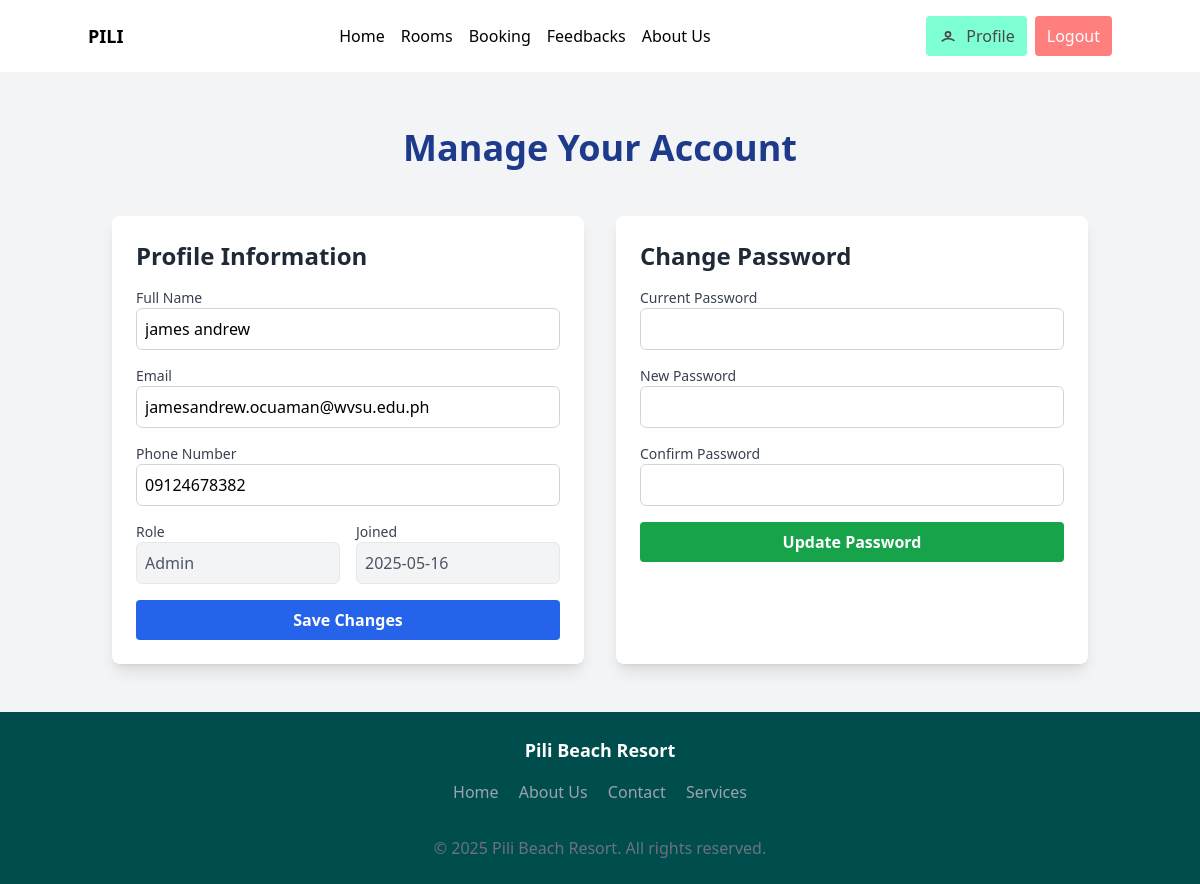
The app's page /PHP/profile/profile.php (signed in) with its own data.
### tables this page shows
CREATE TABLE `users` (
  `user_id` int(10) NOT NULL,
  `user_name` varchar(255) NOT NULL,
  `user_email` varchar(255) NOT NULL,
  `user_password` varchar(255) NOT NULL,
  `user_role` enum('Guest','Admin') NOT NULL DEFAULT 'Guest',
  `user_phone` varchar(255) NOT NULL,
  `user_date_created` date NOT NULL DEFAULT curdate()
);

### PHP/profile/profile.php (the view, shortened to what this page needs)
<?php
require_once '../db.php';
include('../elements/navbar.php');
$user_id = $_SESSION['user_id'];
$stmt = $conn->prepare("SELECT * FROM users WHERE user_id = ?");
$stmt->execute([$user_id]);
$user = $stmt->fetch(PDO::FETCH_ASSOC);
?>
<!DOCTYPE html>
<html lang="en">
<head>
  <script src="https://cdn.tailwindcss.com"></script>
</head>
<body class="bg-gray-100 pt-20 min-h-screen">
  <div class="max-w-5xl mx-auto py-12 px-6">
    <h1 class="text-4xl font-bold text-center text-blue-900 mb-12">Manage Your Account</h1>
    <div class="grid md:grid-cols-2 gap-8">
      <div class="bg-white rounded-lg shadow-lg p-6">
        <h2 class="text-2xl font-semibold text-gray-800 mb-4">Profile Information</h2>
        <form action="./back/update-profile.php" method="POST" class="space-y-4">
          <div>
            <label class="block text-sm font-medium text-gray-700">Full Name</label>
            <input type="text" name="user_name" value="<?= htmlspecialchars($user['user_name']); ?>" required
              class="w-full p-2 border border-gray-300 rounded-md focus:ring-blue-500">
          </div>
          <div>
            <label class="block text-sm font-medium text-gray-700">Email</label>
            <input type="email" name="user_email" value="<?= htmlspecialchars($user['user_email']); ?>" required
              class="w-full p-2 border border-gray-300 rounded-md focus:ring-blue-500">
          </div>
          <div>
            <label class="block text-sm font-medium text-gray-700">Phone Number</label>
            <input type="text" name="user_phone" value="<?= htmlspecialchars($user['user_phone']); ?>" required
              class="w-full p-2 border border-gray-300 rounded-md focus:ring-blue-500">
          </div>
          <div class="grid grid-cols-2 gap-4">
            <div>
              <label class="block text-sm font-medium text-gray-700">Role</label>
              <input type="text" value="<?= $user['user_role']; ?>" disabled
                class="w-full p-2 bg-gray-100 border border-gray-200 rounded-md text-gray-600">
            </div>
            <div>
              <label class="block text-sm font-medium text-gray-700">Joined</label>
              <input type="text" value="<?= $user['user_date_created']; ?>" disabled
                class="w-full p-2 bg-gray-100 border border-gray-200 rounded-md text-gray-600">
            </div>
          </div>
          <button type="submit"
            class="w-full mt-4 bg-blue-600 hover:bg-blue-700 text-white font-semibold py-2 px-4 rounded transition-all">
            Save Changes
          </button>
        </form>
      </div>
      <div class="bg-white rounded-lg shadow-lg p-6">
        <h2 class="text-2xl font-semibold text-gray-800 mb-4">Change Password</h2>
        <form action="./back/change-password.php" method="POST" class="space-y-4">
          <div>
            <label class="block text-sm font-medium text-gray-700">Current Password</label>
            <input type="password" name="current_password" required
              class="w-full p-2 border border-gray-300 rounded-md focus:ring-blue-500">
          </div>
          <div>
            <label class="block text-sm font-medium text-gray-700">New Password</label>
            <input type="password" name="new_password" required
              class="w-full p-2 border border-gray-300 rounded-md focus:ring-blue-500">
          </div>
          <div>
            <label class="block text-sm font-medium text-gray-700">Confirm Password</label>
            <input type="password" name="confirm_password" required
              class="w-full p-2 border border-gray-300 rounded-md focus:ring-blue-500">
          </div>
          <button type="submit"
            class="w-full mt-4 bg-green-600 hover:bg-green-700 text-white font-semibold py-2 px-4 rounded transition-all">
            Update Password
          </button>
        </form>
      </div>
    </div>
  </div>
  <?php include('../elements/footer.php'); ?>
</body>
</html>

### records on screen
users: user_name "james andrew", user_email "jamesandrew.ocuaman@wvsu.edu.ph", user_phone "09124678382", user_role "Admin", user_date_created "2025-05-16"
